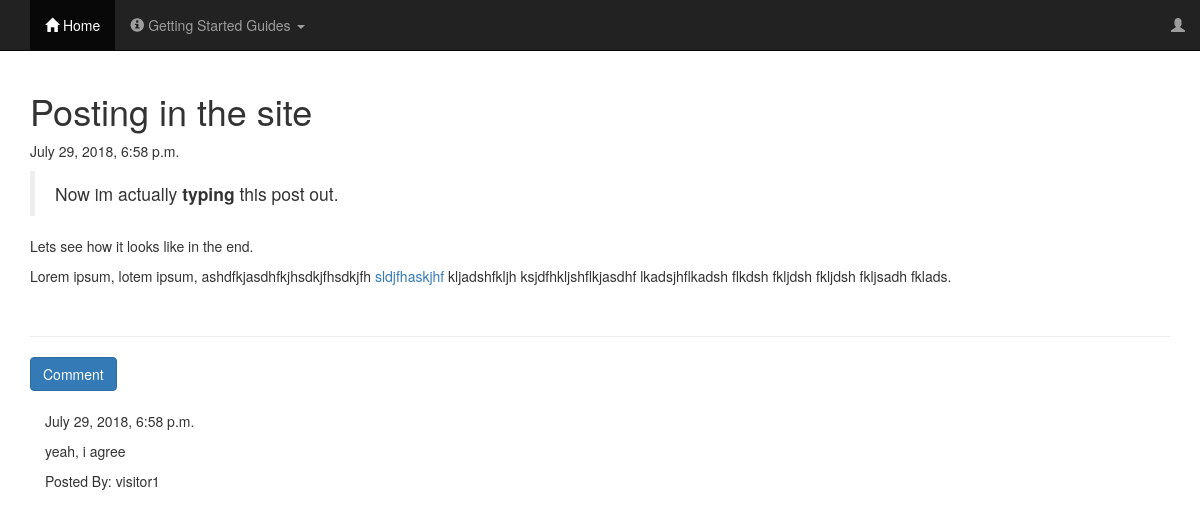
Screenshot of /post/2 with the database file from the repository.
### blog/models.py (models this page shows, shortened)
class Post(models.Model):
    author = models.ForeignKey('auth.User', on_delete=models.PROTECT)
    title = models.CharField(max_length=200)
    text = models.TextField()
    created_date = models.DateTimeField(default=timezone.now)
    published_date = models.DateTimeField(blank=True,null=True)

class Comment(models.Model):
    post = models.ForeignKey('blog.Post',related_name='comments', on_delete=models.PROTECT)
    author = models.CharField(max_length=200)
    text = models.TextField()
    created_date = models.DateTimeField(default=timezone.now)
    approved_comment = models.BooleanField(default=False)

### blog/views.py (the view)
# urls.py: url(r'^post/(?P<pk>\d+)$', views.PostDetailView.as_view(),name='post_detail'),
class PostDetailView(DetailView):
    model = Post

### templates/blog/post_detail.html (shortened to what this page needs)
{% extends "base.html" %}
{% load staticfiles %}
{% block content %}
<h1>{{post.title}}</h1>
{% if post.published_date %}
<div class="date postdate">
  {{ post.published_date }}
</div>
{% else %}
<a class="btn btn-default" href="{% url 'post_publish' pk=post.pk %}">Publish</a>
{% endif %}
<p class='postcontent'>{{ post.text|safe|linebreaksbr }}</p>
<hr>
<a class="btn btn-primary" href="{% url 'add_comment_to_post' pk=post.pk %}">Comment</a>
<div class="container">
  {% for comment in post.comments.all %}
<br>
  {% if user.is_authenticated or comment.approved_comment %}
    {{comment.created_date}}
      <p>{{comment.text|safe|linebreaksbr}}</p>
      <p>Posted By: {{comment.author}}</p>
  {% endif %}
  {% endfor %}
</div>
{% endblock %}

### rows the page displays
Post: title "Posting in the site", published_date "July 29, 2018, 6:58 p.m.", text "Now im actually typing this post out. Lets see how it looks like in the end. Lorem ipsum, lotem ipsum, ashdfkjasdhfkjhsdkjfhsdkjfh sldjfhaskjhf kljadshfkljh ksjdfhkljshflkjasdhf lkadsjhflkadsh flkdsh fkljdsh fkljdsh fkljsadh fklads."
Comment: created_date "July 29, 2018, 6:58 p.m.", text "yeah, i agree", author "visitor1"
